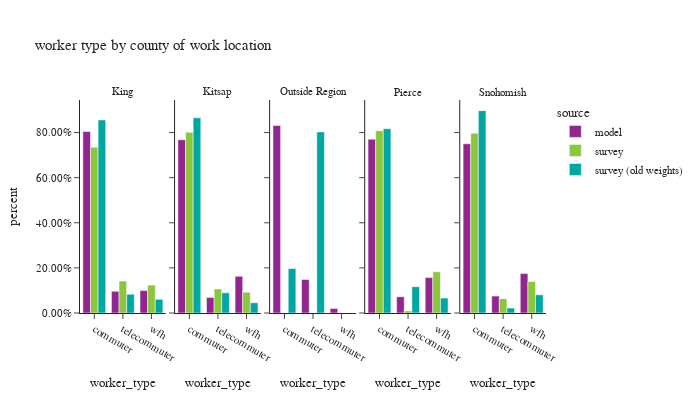

The code cell stored with this chart in its notebook:
### Code cell
df_worker_count = workers.groupby(['source','CountyName_work','worker_type'])['pdexpfac']. \
    sum().reset_index()
df_worker_count['percent'] = df_worker_count.groupby(['source','CountyName_work'], group_keys=False)['pdexpfac']. \
    apply(lambda x: x / float(x.sum()))

df_worker_count_ct = workers.groupby(['source','CountyName_work','worker_type'])['pdexpfac'].count().reset_index(). \
    rename(columns={'pdexpfac':'sample count'})
df_worker_count = df_worker_count.merge(df_worker_count_ct, on=['source','CountyName_work','worker_type']). \
    rename(columns={'pdexpfac':'total count'})

fig = px.bar(df_worker_count.sort_values(by=['source','CountyName_work']), x='worker_type', y="percent",
             facet_col="CountyName_work", color="source",
             barmode="group",hover_data=['sample count','total count'],
             title="worker type by county of work location")
fig.for_each_annotation(lambda a: a.update(text = a.text.split("=")[-1]))
fig.update_layout(height=400, width=700, font=dict(size=11))
fig.for_each_yaxis(lambda a: a.update(tickformat = ".2%"))
fig.update_xaxes(categoryorder='array', categoryarray= ['commuter','telecommuter','wfh'])
fig.show()

### Figure 1 — Plotly figure (JSON) as saved in the notebook; plotly's stock layout.template omitted (floating-point values rounded to 4 significant figures)
{"data": [{"alignmentgroup": "True", "customdata": [[1181064, 1181064], [141224, 141224], [145909, 145909]], "hovertemplate": "source=model<br>CountyName_work=King<br>worker_type=%{x}<br>percent=%{y}<br>sample count=%{customdata[0]}<br>total count=%{customdata[1]}<extra></extra>", "legendgroup": "model", "marker": {"color": "#91268F", "pattern": {"shape": ""}}, "name": "model", "offsetgroup": "model", "orientation": "v", "showlegend": true, "textposition": "auto", "type": "bar", "x": ["commuter", "telecommuter", "wfh"], "xaxis": "x", "y": [0.8044, 0.09619, 0.09938], "yaxis": "y"}, {"alignmentgroup": "True", "customdata": [[76920, 76920], [6922, 6922], [16294, 16294]], "hovertemplate": "source=model<br>CountyName_work=Kitsap<br>worker_type=%{x}<br>percent=%{y}<br>sample count=%{customdata[0]}<br>total count=%{customdata[1]}<extra></extra>", "legendgroup": "model", "marker": {"color": "#91268F", "pattern": {"shape": ""}}, "name": "model", "offsetgroup": "model", "orientation": "v", "showlegend": false, "textposition": "auto", "type": "bar", "x": ["commuter", "telecommuter", "wfh"], "xaxis": "x2", "y": [0.7682, 0.06913, 0.1627], "yaxis": "y2"}, {"alignmentgroup": "True", "customdata": [[611, 611], [109, 109], [15, 15]], "hovertemplate": "source=model<br>CountyName_work=Outside Region<br>worker_type=%{x}<br>percent=%{y}<br>sample count=%{customdata[0]}<br>total count=%{customdata[1]}<extra></extra>", "legendgroup": "model", "marker": {"color": "#91268F", "pattern": {"shape": ""}}, "name": "model", "offsetgroup": "model", "orientation": "v", "showlegend": false, "textposition": "auto", "type": "bar", "x": ["commuter", "telecommuter", "wfh"], "xaxis": "x3", "y": [0.8313, 0.1483, 0.02041], "yaxis": "y3"}, {"alignmentgroup": "True", "customdata": [[287515, 287515], [26919, 26919], [58615, 58615]], "hovertemplate": "source=model<br>CountyName_work=Pierce<br>worker_type=%{x}<br>percent=%{y}<br>sample count=%{customdata[0]}<br>total count=%{customdata[1]}<extra></extra>", "legendgroup": "model", "marker": {"color": "#91268F", "pattern": {"shape": ""}}, "name": "model", "offsetgroup": "model", "orientation": "v", "showlegend": false, "textposition": "auto", "type": "bar", "x": ["commuter", "telecommuter", "wfh"], "xaxis": "x4", "y": [0.7707, 0.07216, 0.1571], "yaxis": "y4"}, {"alignmentgroup": "True", "customdata": [[204082, 204082], [20389, 20389], [47532, 47532]], "hovertemplate": "source=model<br>CountyName_work=Snohomish<br>worker_type=%{x}<br>percent=%{y}<br>sample count=%{customdata[0]}<br>total count=%{customdata[1]}<extra></extra>", "legendgroup": "model", "marker": {"color": "#91268F", "pattern": {"shape": ""}}, "name": "model", "offsetgroup": "model", "orientation": "v", "showlegend": false, "textposition": "auto", "type": "bar", "x": ["commuter", "telecommuter", "wfh"], "xaxis": "x5", "y": [0.7503, 0.07496, 0.1747], "yaxis": "y5"}, {"alignmentgroup": "True", "customdata": [[1523, 733000.0], [656, 141000.0], [592, 123300.0]], "hovertemplate": "source=survey<br>CountyName_work=King<br>worker_type=%{x}<br>percent=%{y}<br>sample count=%{customdata[0]}<br>total count=%{customdata[1]}<extra></extra>", "legendgroup": "survey", "marker": {"color": "#8CC63E", "pattern": {"shape": ""}}, "name": "survey", "offsetgroup": "survey", "orientation": "v", "showlegend": true, "textposition": "auto", "type": "bar", "x": ["commuter", "telecommuter", "wfh"], "xaxis": "x", "y": [0.735, 0.1414, 0.1237], "yaxis": "y"}, {"alignmentgroup": "True", "customdata": [[94, 67070.0], [18, 8945.0], [35, 7721.0]], "hovertemplate": "source=survey<br>CountyName_work=Kitsap<br>worker_type=%{x}<br>percent=%{y}<br>sample count=%{customdata[0]}<br>total count=%{customdata[1]}<extra></extra>", "legendgroup": "survey", "marker": {"color": "#8CC63E", "pattern": {"shape": ""}}, "name": "survey", "offsetgroup": "survey", "orientation": "v", "showlegend": false, "textposition": "auto", "type": "bar", "x": ["commuter", "telecommuter", "wfh"], "xaxis": "x2", "y": [0.801, 0.1068, 0.09221], "yaxis": "y2"}, {"alignmentgroup": "True", "customdata": [[182, 187400.0], [22, 2179.0], [65, 42390.0]], "hovertemplate": "source=survey<br>CountyName_work=Pierce<br>worker_type=%{x}<br>percent=%{y}<br>sample count=%{customdata[0]}<br>total count=%{customdata[1]}<extra></extra>", "legendgroup": "survey", "marker": {"color": "#8CC63E", "pattern": {"shape": ""}}, "name": "survey", "offsetgroup": "survey", "orientation": "v", "showlegend": false, "textposition": "auto", "type": "bar", "x": ["commuter", "telecommuter", "wfh"], "xaxis": "x4", "y": [0.8079, 0.009393, 0.1827], "yaxis": "y4"}, {"alignmentgroup": "True", "customdata": [[257, 224300.0], [46, 17880.0], [77, 39280.0]], "hovertemplate": "source=survey<br>CountyName_work=Snohomish<br>worker_type=%{x}<br>percent=%{y}<br>sample count=%{customdata[0]}<br>total count=%{customdata[1]}<extra></extra>", "legendgroup": "survey", "marker": {"color": "#8CC63E", "pattern": {"shape": ""}}, "name": "survey", "offsetgroup": "survey", "orientation": "v", "showlegend": false, "textposition": "auto", "type": "bar", "x": ["commuter", "telecommuter", "wfh"], "xaxis": "x5", "y": [0.7969, 0.06352, 0.1395], "yaxis": "y5"}, {"alignmentgroup": "True", "customdata": [[4632, 797500.0], [298, 77620.0], [472, 56600.0]], "hovertemplate": "source=survey (old weights)<br>CountyName_work=King<br>worker_type=%{x}<br>percent=%{y}<br>sample count=%{customdata[0]}<br>total count=%{customdata[1]}<extra></extra>", "legendgroup": "survey (old weights)", "marker": {"color": "#00A7A0", "pattern": {"shape": ""}}, "name": "survey (old weights)", "offsetgroup": "survey (old weights)", "orientation": "v", "showlegend": true, "textposition": "auto", "type": "bar", "x": ["commuter", "telecommuter", "wfh"], "xaxis": "x", "y": [0.8559, 0.08331, 0.06075], "yaxis": "y"}, {"alignmentgroup": "True", "customdata": [[147, 73970.0], [12, 7632.0], [26, 3883.0]], "hovertemplate": "source=survey (old weights)<br>CountyName_work=Kitsap<br>worker_type=%{x}<br>percent=%{y}<br>sample count=%{customdata[0]}<br>total count=%{customdata[1]}<extra></extra>", "legendgroup": "survey (old weights)", "marker": {"color": "#00A7A0", "pattern": {"shape": ""}}, "name": "survey (old weights)", "offsetgroup": "survey (old weights)", "orientation": "v", "showlegend": false, "textposition": "auto", "type": "bar", "x": ["commuter", "telecommuter", "wfh"], "xaxis": "x2", "y": [0.8653, 0.08928, 0.04543], "yaxis": "y2"}, {"alignmentgroup": "True", "customdata": [[3, 37.17], [2, 151.4]], "hovertemplate": "source=survey (old weights)<br>CountyName_work=Outside Region<br>worker_type=%{x}<br>percent=%{y}<br>sample count=%{customdata[0]}<br>total count=%{customdata[1]}<extra></extra>", "legendgroup": "survey (old weights)", "marker": {"color": "#00A7A0", "pattern": {"shape": ""}}, "name": "survey (old weights)", "offsetgroup": "survey (old weights)", "orientation": "v", "showlegend": false, "textposition": "auto", "type": "bar", "x": ["commuter", "telecommuter"], "xaxis": "x3", "y": [0.1971, 0.8029], "yaxis": "y3"}, {"alignmentgroup": "True", "customdata": [[328, 204900.0], [42, 29260.0], [44, 16610.0]], "hovertemplate": "source=survey (old weights)<br>CountyName_work=Pierce<br>worker_type=%{x}<br>percent=%{y}<br>sample count=%{customdata[0]}<br>total count=%{customdata[1]}<extra></extra>", "legendgroup": "survey (old weights)", "marker": {"color": "#00A7A0", "pattern": {"shape": ""}}, "name": "survey (old weights)", "offsetgroup": "survey (old weights)", "orientation": "v", "showlegend": false, "textposition": "auto", "type": "bar", "x": ["commuter", "telecommuter", "wfh"], "xaxis": "x4", "y": [0.8171, 0.1167, 0.06623], "yaxis": "y4"}, {"alignmentgroup": "True", "customdata": [[408, 166800.0], [23, 4084.0], [26, 15040.0]], "hovertemplate": "source=survey (old weights)<br>CountyName_work=Snohomish<br>worker_type=%{x}<br>percent=%{y}<br>sample count=%{customdata[0]}<br>total count=%{customdata[1]}<extra></extra>", "legendgroup": "survey (old weights)", "marker": {"color": "#00A7A0", "pattern": {"shape": ""}}, "name": "survey (old weights)", "offsetgroup": "survey (old weights)", "orientation": "v", "showlegend": false, "textposition": "auto", "type": "bar", "x": ["commuter", "telecommuter", "wfh"], "xaxis": "x5", "y": [0.8971, 0.02197, 0.08091], "yaxis": "y5"}], "layout": {"annotations": [{"font": {}, "showarrow": false, "text": "King", "x": 0.092, "xanchor": "center", "xref": "paper", "y": 1, "yanchor": "bottom", "yref": "paper"}, {"font": {}, "showarrow": false, "text": "Kitsap", "x": 0.296, "xanchor": "center", "xref": "paper", "y": 1, "yanchor": "bottom", "yref": "paper"}, {"font": {}, "showarrow": false, "text": "Outside Region", "x": 0.5, "xanchor": "center", "xref": "paper", "y": 1, "yanchor": "bottom", "yref": "paper"}, {"font": {}, "showarrow": false, "text": "Pierce", "x": 0.704, "xanchor": "center", "xref": "paper", "y": 1, "yanchor": "bottom", "yref": "paper"}, {"font": {}, "showarrow": false, "text": "Snohomish", "x": 0.908, "xanchor": "center", "xref": "paper", "y": 1, "yanchor": "bottom", "yref": "paper"}], "barmode": "group", "font": {"size": 11}, "height": 400, "legend": {"title": {"text": "source"}, "tracegroupgap": 0}, "title": {"text": "worker type by county of work location"}, "width": 700, "xaxis": {"anchor": "y", "categoryarray": ["commuter", "telecommuter", "wfh"], "categoryorder": "array", "domain": [0, 0.184], "title": {"text": "worker_type"}}, "xaxis2": {"anchor": "y2", "categoryarray": ["commuter", "telecommuter", "wfh"], "categoryorder": "array", "domain": [0.204, 0.388], "matches": "x", "title": {"text": "worker_type"}}, "xaxis3": {"anchor": "y3", "categoryarray": ["commuter", "telecommuter", "wfh"], "categoryorder": "array", "domain": [0.408, 0.592], "matches": "x", "title": {"text": "worker_type"}}, "xaxis4": {"anchor": "y4", "categoryarray": ["commuter", "telecommuter", "wfh"], "categoryorder": "array", "domain": [0.612, 0.796], "matches": "x", "title": {"text": "worker_type"}}, "xaxis5": {"anchor": "y5", "categoryarray": ["commuter", "telecommuter", "wfh"], "categoryorder": "array", "domain": [0.816, 1], "matches": "x", "title": {"text": "worker_type"}}, "yaxis": {"anchor": "x", "domain": [0, 1], "tickformat": ".2%", "title": {"text": "percent"}}, "yaxis2": {"anchor": "x2", "domain": [0, 1], "matches": "y", "showticklabels": false, "tickformat": ".2%"}, "yaxis3": {"anchor": "x3", "domain": [0, 1], "matches": "y", "showticklabels": false, "tickformat": ".2%"}, "yaxis4": {"anchor": "x4", "domain": [0, 1], "matches": "y", "showticklabels": false, "tickformat": ".2%"}, "yaxis5": {"anchor": "x5", "domain": [0, 1], "matches": "y", "showticklabels": false, "tickformat": ".2%"}}}
